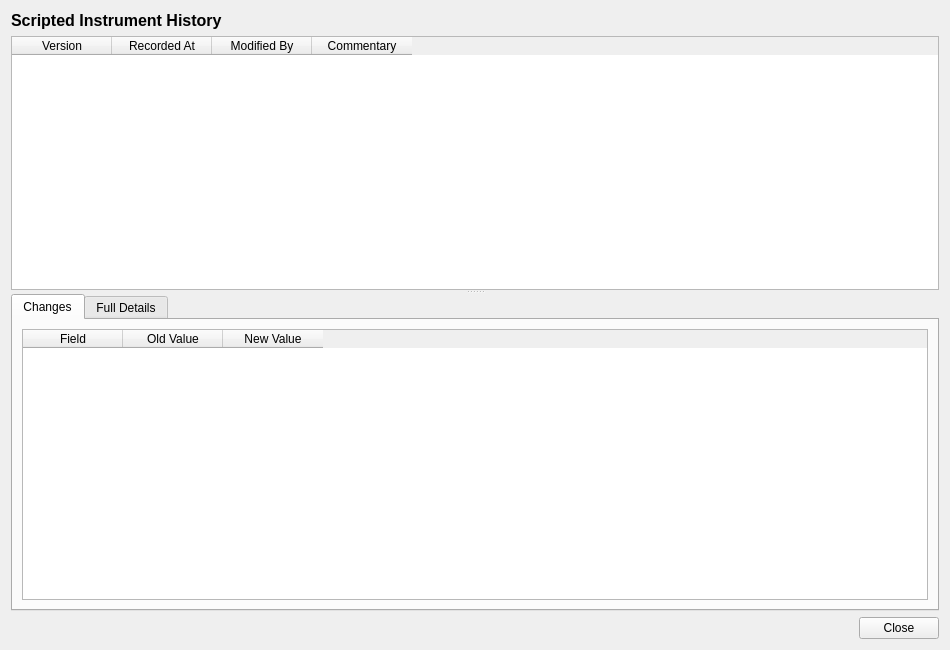
<?xml version="1.0" encoding="UTF-8"?>
<ui version="4.0">
 <class>ScriptedInstrumentHistoryDialog</class>
 <widget class="QWidget" name="ScriptedInstrumentHistoryDialog">
  <property name="geometry">
   <rect>
    <x>0</x>
    <y>0</y>
    <width>950</width>
    <height>650</height>
   </rect>
  </property>
  <property name="windowTitle">
   <string>Scripted Instrument History</string>
  </property>
  <layout class="QVBoxLayout" name="verticalLayout">
   <item>
    <widget class="QLabel" name="titleLabel">
     <property name="font">
      <font>
       <pointsize>12</pointsize>
       <bold>true</bold>
      </font>
     </property>
     <property name="text">
      <string>Scripted Instrument History</string>
     </property>
    </widget>
   </item>
   <item>
    <widget class="QSplitter" name="splitter">
     <property name="orientation">
      <enum>Qt::Vertical</enum>
     </property>
     <widget class="QTableWidget" name="versionListWidget">
      <property name="minimumHeight"><number>150</number></property>
      <property name="maximumHeight"><number>250</number></property>
      <property name="alternatingRowColors"><bool>true</bool></property>
      <property name="editTriggers">
       <set>QAbstractItemView::NoEditTriggers</set>
      </property>
      <property name="selectionMode">
       <enum>QAbstractItemView::SingleSelection</enum>
      </property>
      <property name="selectionBehavior">
       <enum>QAbstractItemView::SelectRows</enum>
      </property>
      <column><property name="text"><string>Version</string></property></column>
      <column><property name="text"><string>Recorded At</string></property></column>
      <column><property name="text"><string>Modified By</string></property></column>
      <column><property name="text"><string>Commentary</string></property></column>
     </widget>
     <widget class="QWidget" name="detailWidget">
      <layout class="QVBoxLayout" name="detailLayout">
       <property name="leftMargin"><number>0</number></property>
       <property name="topMargin"><number>0</number></property>
       <property name="rightMargin"><number>0</number></property>
       <property name="bottomMargin"><number>0</number></property>
       <item>
        <widget class="QTabWidget" name="tabWidget">
         <property name="currentIndex"><number>0</number></property>
         <widget class="QWidget" name="changesTab">
          <attribute name="title"><string>Changes</string></attribute>
          <layout class="QVBoxLayout" name="changesTabLayout">
           <item>
            <widget class="QTableWidget" name="changesTableWidget">
             <property name="editTriggers">
              <set>QAbstractItemView::NoEditTriggers</set>
             </property>
             <property name="alternatingRowColors"><bool>true</bool></property>
             <property name="selectionMode">
              <enum>QAbstractItemView::SingleSelection</enum>
             </property>
             <property name="selectionBehavior">
              <enum>QAbstractItemView::SelectRows</enum>
             </property>
             <column><property name="text"><string>Field</string></property></column>
             <column><property name="text"><string>Old Value</string></property></column>
             <column><property name="text"><string>New Value</string></property></column>
            </widget>
           </item>
          </layout>
         </widget>
         <widget class="QWidget" name="fullDetailsTab">
          <attribute name="title"><string>Full Details</string></attribute>
          <layout class="QVBoxLayout" name="fullDetailsTabLayout">
           <item>
            <widget class="QScrollArea" name="scrollArea">
             <property name="widgetResizable"><bool>true</bool></property>
             <widget class="QWidget" name="scrollAreaWidgetContents">
              <property name="geometry">
               <rect><x>0</x><y>0</y><width>600</width><height>400</height></rect>
              </property>
              <layout class="QFormLayout" name="formLayout">
               <item row="0" column="0">
                <widget class="QLabel" name="tradeTypeCodeLabel">
                 <property name="text"><string>Trade Type:</string></property>
                </widget>
               </item>
               <item row="0" column="1">
                <widget class="QLabel" name="tradeTypeCodeValue">
                 <property name="text"><string/></property>
                </widget>
               </item>
               <item row="1" column="0">
                <widget class="QLabel" name="scriptNameLabel">
                 <property name="text"><string>Script Name:</string></property>
                </widget>
               </item>
               <item row="1" column="1">
                <widget class="QLabel" name="scriptNameValue">
                 <property name="text"><string/></property>
                </widget>
               </item>
               <item row="2" column="0">
                <widget class="QLabel" name="descriptionLabel">
                 <property name="text"><string>Description:</string></property>
                </widget>
               </item>
               <item row="2" column="1">
                <widget class="QLabel" name="descriptionValue">
                 <property name="text"><string/></property>
                 <property name="wordWrap"><bool>true</bool></property>
                </widget>
               </item>
               <item row="3" column="0">
                <widget class="QLabel" name="versionNumberLabel">
                 <property name="text"><string>Version:</string></property>
                </widget>
               </item>
               <item row="3" column="1">
                <widget class="QLabel" name="versionNumberValue">
                 <property name="text"><string/></property>
                </widget>
               </item>
               <item row="4" column="0">
                <widget class="QLabel" name="modifiedByLabel">
                 <property name="text"><string>Modified By:</string></property>
                </widget>
               </item>
               <item row="4" column="1">
                <widget class="QLabel" name="modifiedByValue">
                 <property name="text"><string/></property>
                </widget>
               </item>
               <item row="5" column="0">
                <widget class="QLabel" name="recordedAtLabel">
                 <property name="text"><string>Recorded At:</string></property>
                </widget>
               </item>
               <item row="5" column="1">
                <widget class="QLabel" name="recordedAtValue">
                 <property name="text"><string/></property>
                </widget>
               </item>
               <item row="6" column="0">
                <widget class="QLabel" name="changeCommentaryLabel">
                 <property name="text"><string>Change Commentary:</string></property>
                </widget>
               </item>
               <item row="6" column="1">
                <widget class="QLabel" name="changeCommentaryValue">
                 <property name="text"><string/></property>
                 <property name="wordWrap"><bool>true</bool></property>
                </widget>
               </item>
              </layout>
             </widget>
            </widget>
           </item>
          </layout>
         </widget>
        </widget>
       </item>
      </layout>
     </widget>
    </widget>
   </item>
   <item>
    <layout class="QHBoxLayout" name="buttonLayout">
     <item>
      <spacer name="horizontalSpacer">
       <property name="orientation"><enum>Qt::Horizontal</enum></property>
       <property name="sizeHint" stdset="0">
        <size><width>40</width><height>20</height></size>
       </property>
      </spacer>
     </item>
     <item>
      <widget class="QPushButton" name="closeButton">
       <property name="text"><string>Close</string></property>
      </widget>
     </item>
    </layout>
   </item>
  </layout>
 </widget>
 <resources/>
 <connections/>
</ui>
